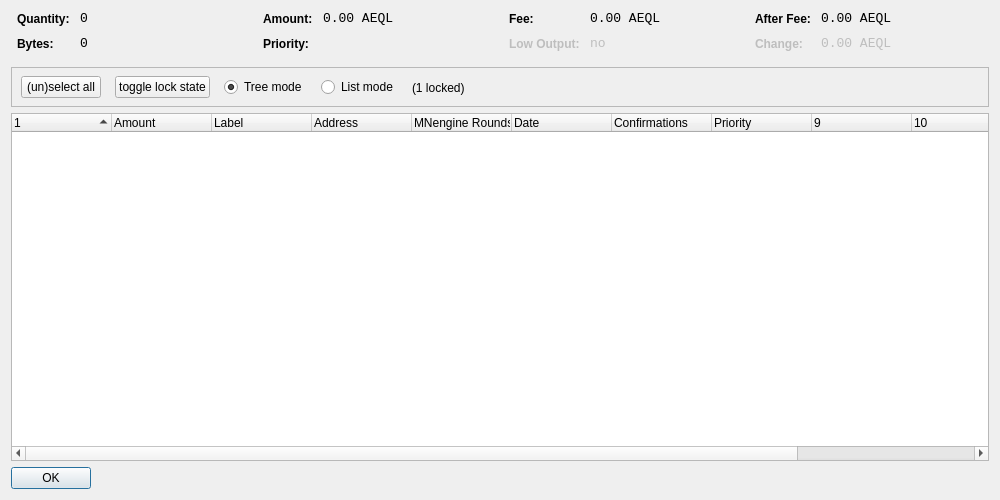
<?xml version="1.0" encoding="UTF-8"?>
<ui version="4.0">
 <class>CoinControlDialog</class>
 <widget class="QDialog" name="CoinControlDialog">
  <property name="geometry">
   <rect>
    <x>0</x>
    <y>0</y>
    <width>1000</width>
    <height>500</height>
   </rect>
  </property>
  <property name="windowTitle">
   <string>Coin Control</string>
  </property>
  <property name="styleSheet">
   <string notr="true"/>
  </property>
  <layout class="QVBoxLayout" name="verticalLayout">
   <item>
    <layout class="QHBoxLayout" name="horizontalLayoutTop" stretch="0,0,0,0">
     <property name="topMargin">
      <number>0</number>
     </property>
     <property name="bottomMargin">
      <number>10</number>
     </property>
     <item>
      <layout class="QFormLayout" name="formLayoutCoinControl1">
       <property name="horizontalSpacing">
        <number>10</number>
       </property>
       <property name="verticalSpacing">
        <number>10</number>
       </property>
       <property name="leftMargin">
        <number>6</number>
       </property>
       <property name="rightMargin">
        <number>6</number>
       </property>
       <item row="0" column="0">
        <widget class="QLabel" name="labelCoinControlQuantityText">
         <property name="styleSheet">
          <string notr="true">font-weight:bold;</string>
         </property>
         <property name="text">
          <string>Quantity:</string>
         </property>
        </widget>
       </item>
       <item row="0" column="1">
        <widget class="QLabel" name="labelCoinControlQuantity">
         <property name="font">
          <font>
           <family>Monospace</family>
           <pointsize>10</pointsize>
          </font>
         </property>
         <property name="cursor">
          <cursorShape>IBeamCursor</cursorShape>
         </property>
         <property name="contextMenuPolicy">
          <enum>Qt::ActionsContextMenu</enum>
         </property>
         <property name="text">
          <string notr="true">0</string>
         </property>
         <property name="textInteractionFlags">
          <set>Qt::LinksAccessibleByMouse|Qt::TextSelectableByKeyboard|Qt::TextSelectableByMouse</set>
         </property>
        </widget>
       </item>
       <item row="1" column="0">
        <widget class="QLabel" name="labelCoinControlBytesText">
         <property name="styleSheet">
          <string notr="true">font-weight:bold;</string>
         </property>
         <property name="text">
          <string>Bytes:</string>
         </property>
        </widget>
       </item>
       <item row="1" column="1">
        <widget class="QLabel" name="labelCoinControlBytes">
         <property name="font">
          <font>
           <family>Monospace</family>
           <pointsize>10</pointsize>
          </font>
         </property>
         <property name="cursor">
          <cursorShape>IBeamCursor</cursorShape>
         </property>
         <property name="contextMenuPolicy">
          <enum>Qt::ActionsContextMenu</enum>
         </property>
         <property name="text">
          <string notr="true">0</string>
         </property>
         <property name="textInteractionFlags">
          <set>Qt::LinksAccessibleByMouse|Qt::TextSelectableByKeyboard|Qt::TextSelectableByMouse</set>
         </property>
        </widget>
       </item>
      </layout>
     </item>
     <item>
      <layout class="QFormLayout" name="formLayoutCoinControl2">
       <property name="horizontalSpacing">
        <number>10</number>
       </property>
       <property name="verticalSpacing">
        <number>10</number>
       </property>
       <property name="leftMargin">
        <number>6</number>
       </property>
       <property name="rightMargin">
        <number>6</number>
       </property>
       <item row="0" column="0">
        <widget class="QLabel" name="labelCoinControlAmountText">
         <property name="styleSheet">
          <string notr="true">font-weight:bold;</string>
         </property>
         <property name="text">
          <string>Amount:</string>
         </property>
        </widget>
       </item>
       <item row="0" column="1">
        <widget class="QLabel" name="labelCoinControlAmount">
         <property name="font">
          <font>
           <family>Monospace</family>
           <pointsize>10</pointsize>
          </font>
         </property>
         <property name="cursor">
          <cursorShape>IBeamCursor</cursorShape>
         </property>
         <property name="contextMenuPolicy">
          <enum>Qt::ActionsContextMenu</enum>
         </property>
         <property name="text">
          <string notr="true">0.00 AEQL</string>
         </property>
         <property name="textInteractionFlags">
          <set>Qt::LinksAccessibleByMouse|Qt::TextSelectableByKeyboard|Qt::TextSelectableByMouse</set>
         </property>
        </widget>
       </item>
       <item row="1" column="0">
        <widget class="QLabel" name="labelCoinControlPriorityText">
         <property name="styleSheet">
          <string notr="true">font-weight:bold;</string>
         </property>
         <property name="text">
          <string>Priority:</string>
         </property>
        </widget>
       </item>
       <item row="1" column="1">
        <widget class="QLabel" name="labelCoinControlPriority">
         <property name="font">
          <font>
           <family>Monospace</family>
           <pointsize>10</pointsize>
          </font>
         </property>
         <property name="cursor">
          <cursorShape>IBeamCursor</cursorShape>
         </property>
         <property name="contextMenuPolicy">
          <enum>Qt::ActionsContextMenu</enum>
         </property>
         <property name="text">
          <string/>
         </property>
         <property name="textInteractionFlags">
          <set>Qt::LinksAccessibleByMouse|Qt::TextSelectableByKeyboard|Qt::TextSelectableByMouse</set>
         </property>
        </widget>
       </item>
      </layout>
     </item>
     <item>
      <layout class="QFormLayout" name="formLayoutCoinControl3">
       <property name="horizontalSpacing">
        <number>10</number>
       </property>
       <property name="verticalSpacing">
        <number>10</number>
       </property>
       <property name="leftMargin">
        <number>6</number>
       </property>
       <property name="rightMargin">
        <number>6</number>
       </property>
       <item row="0" column="0">
        <widget class="QLabel" name="labelCoinControlFeeText">
         <property name="styleSheet">
          <string notr="true">font-weight:bold;</string>
         </property>
         <property name="text">
          <string>Fee:</string>
         </property>
        </widget>
       </item>
       <item row="0" column="1">
        <widget class="QLabel" name="labelCoinControlFee">
         <property name="font">
          <font>
           <family>Monospace</family>
           <pointsize>10</pointsize>
          </font>
         </property>
         <property name="cursor">
          <cursorShape>IBeamCursor</cursorShape>
         </property>
         <property name="contextMenuPolicy">
          <enum>Qt::ActionsContextMenu</enum>
         </property>
         <property name="text">
          <string notr="true">0.00 AEQL</string>
         </property>
         <property name="textInteractionFlags">
          <set>Qt::LinksAccessibleByMouse|Qt::TextSelectableByKeyboard|Qt::TextSelectableByMouse</set>
         </property>
        </widget>
       </item>
       <item row="1" column="0">
        <widget class="QLabel" name="labelCoinControlLowOutputText">
         <property name="enabled">
          <bool>false</bool>
         </property>
         <property name="styleSheet">
          <string notr="true">font-weight:bold;</string>
         </property>
         <property name="text">
          <string>Low Output:</string>
         </property>
        </widget>
       </item>
       <item row="1" column="1">
        <widget class="QLabel" name="labelCoinControlLowOutput">
         <property name="enabled">
          <bool>false</bool>
         </property>
         <property name="font">
          <font>
           <family>Monospace</family>
           <pointsize>10</pointsize>
          </font>
         </property>
         <property name="cursor">
          <cursorShape>IBeamCursor</cursorShape>
         </property>
         <property name="contextMenuPolicy">
          <enum>Qt::ActionsContextMenu</enum>
         </property>
         <property name="text">
          <string notr="true">no</string>
         </property>
         <property name="textInteractionFlags">
          <set>Qt::LinksAccessibleByMouse|Qt::TextSelectableByKeyboard|Qt::TextSelectableByMouse</set>
         </property>
        </widget>
       </item>
      </layout>
     </item>
     <item>
      <layout class="QFormLayout" name="formLayoutCoinControl4">
       <property name="horizontalSpacing">
        <number>10</number>
       </property>
       <property name="verticalSpacing">
        <number>10</number>
       </property>
       <property name="leftMargin">
        <number>6</number>
       </property>
       <property name="rightMargin">
        <number>6</number>
       </property>
       <item row="0" column="0">
        <widget class="QLabel" name="labelCoinControlAfterFeeText">
         <property name="styleSheet">
          <string notr="true">font-weight:bold;</string>
         </property>
         <property name="text">
          <string>After Fee:</string>
         </property>
        </widget>
       </item>
       <item row="0" column="1">
        <widget class="QLabel" name="labelCoinControlAfterFee">
         <property name="font">
          <font>
           <family>Monospace</family>
           <pointsize>10</pointsize>
          </font>
         </property>
         <property name="cursor">
          <cursorShape>IBeamCursor</cursorShape>
         </property>
         <property name="contextMenuPolicy">
          <enum>Qt::ActionsContextMenu</enum>
         </property>
         <property name="text">
          <string notr="true">0.00 AEQL</string>
         </property>
         <property name="textInteractionFlags">
          <set>Qt::LinksAccessibleByMouse|Qt::TextSelectableByKeyboard|Qt::TextSelectableByMouse</set>
         </property>
        </widget>
       </item>
       <item row="1" column="0">
        <widget class="QLabel" name="labelCoinControlChangeText">
         <property name="enabled">
          <bool>false</bool>
         </property>
         <property name="styleSheet">
          <string notr="true">font-weight:bold;</string>
         </property>
         <property name="text">
          <string>Change:</string>
         </property>
        </widget>
       </item>
       <item row="1" column="1">
        <widget class="QLabel" name="labelCoinControlChange">
         <property name="enabled">
          <bool>false</bool>
         </property>
         <property name="font">
          <font>
           <family>Monospace</family>
           <pointsize>10</pointsize>
          </font>
         </property>
         <property name="cursor">
          <cursorShape>IBeamCursor</cursorShape>
         </property>
         <property name="contextMenuPolicy">
          <enum>Qt::ActionsContextMenu</enum>
         </property>
         <property name="text">
          <string notr="true">0.00 AEQL</string>
         </property>
         <property name="textInteractionFlags">
          <set>Qt::LinksAccessibleByMouse|Qt::TextSelectableByKeyboard|Qt::TextSelectableByMouse</set>
         </property>
        </widget>
       </item>
      </layout>
     </item>
    </layout>
   </item>
   <item>
    <widget class="QFrame" name="frame">
     <property name="minimumSize">
      <size>
       <width>0</width>
       <height>40</height>
      </size>
     </property>
     <property name="frameShape">
      <enum>QFrame::StyledPanel</enum>
     </property>
     <property name="frameShadow">
      <enum>QFrame::Sunken</enum>
     </property>
     <widget class="QWidget" name="horizontalLayoutWidget">
      <property name="geometry">
       <rect>
        <x>10</x>
        <y>0</y>
        <width>781</width>
        <height>41</height>
       </rect>
      </property>
      <layout class="QHBoxLayout" name="horizontalLayoutPanel" stretch="0,0,0,0,0">
       <property name="spacing">
        <number>14</number>
       </property>
       <item>
        <widget class="QPushButton" name="pushButtonSelectAll">
         <property name="sizePolicy">
          <sizepolicy hsizetype="Maximum" vsizetype="Fixed">
           <horstretch>0</horstretch>
           <verstretch>0</verstretch>
          </sizepolicy>
         </property>
         <property name="text">
          <string>(un)select all</string>
         </property>
        </widget>
       </item>
        <item>
         <widget class="QPushButton" name="pushButtonToggleLock">
          <property name="sizePolicy">
           <sizepolicy hsizetype="Maximum" vsizetype="Fixed">
            <horstretch>0</horstretch>
            <verstretch>0</verstretch>
           </sizepolicy>
          </property>
          <property name="text">
           <string>toggle lock state</string>
          </property>
          <property name="autoDefault">
           <bool>false</bool>
          </property>
         </widget>
        </item>
       <item>
        <widget class="QRadioButton" name="radioTreeMode">
         <property name="sizePolicy">
          <sizepolicy hsizetype="Maximum" vsizetype="Fixed">
           <horstretch>0</horstretch>
           <verstretch>0</verstretch>
          </sizepolicy>
         </property>
         <property name="text">
          <string>Tree mode</string>
         </property>
         <property name="checked">
          <bool>true</bool>
         </property>
        </widget>
       </item>
       <item>
        <widget class="QRadioButton" name="radioListMode">
         <property name="sizePolicy">
          <sizepolicy hsizetype="Maximum" vsizetype="Fixed">
           <horstretch>0</horstretch>
           <verstretch>0</verstretch>
          </sizepolicy>
         </property>
         <property name="text">
          <string>List mode</string>
         </property>
        </widget>
       </item>
        <item>
         <widget class="QLabel" name="labelLocked">
          <property name="text">
           <string>(1 locked)</string>
          </property>
         </widget>
        </item>
       <item>
        <spacer name="horizontalSpacer">
         <property name="orientation">
          <enum>Qt::Horizontal</enum>
         </property>
         <property name="sizeHint" stdset="0">
          <size>
           <width>40</width>
           <height>20</height>
          </size>
         </property>
        </spacer>
       </item>
      </layout>
     </widget>
    </widget>
   </item>
   <item>
    <widget class="CoinControlTreeWidget" name="treeWidget">
     <property name="contextMenuPolicy">
      <enum>Qt::CustomContextMenu</enum>
     </property>
     <property name="sortingEnabled">
      <bool>false</bool>
     </property>
     <property name="columnCount">
      <number>12</number>
     </property>
     <attribute name="headerShowSortIndicator" stdset="0">
      <bool>true</bool>
     </attribute>
     <attribute name="headerStretchLastSection">
      <bool>false</bool>
     </attribute>
     <column>
      <property name="text">
       <string/>
      </property>
     </column>
     <column>
      <property name="text">
       <string>Amount</string>
      </property>
     </column>
     <column>
      <property name="text">
       <string>Label</string>
      </property>
     </column>
     <column>
      <property name="text">
       <string>Address</string>
      </property>
     </column>
     <column>
      <property name="text">
       <string>MNengine Rounds</string>
      </property>
     </column>
     <column>
      <property name="text">
       <string>Date</string>
      </property>
     </column>
     <column>
      <property name="text">
       <string>Confirmations</string>
      </property>
      <property name="toolTip">
       <string>Confirmed</string>
      </property>
     </column>
     <column>
      <property name="text">
       <string>Priority</string>
      </property>
     </column>
     <column>
      <property name="text">
       <string/>
      </property>
     </column>
     <column>
      <property name="text">
       <string/>
      </property>
     </column>
     <column>
      <property name="text">
       <string/>
      </property>
     </column>
     <column>
      <property name="text">
       <string/>
      </property>
     </column>
    </widget>
   </item>
   <item>
    <widget class="QDialogButtonBox" name="buttonBox">
     <property name="sizePolicy">
      <sizepolicy hsizetype="Maximum" vsizetype="Fixed">
       <horstretch>0</horstretch>
       <verstretch>0</verstretch>
      </sizepolicy>
     </property>
     <property name="orientation">
      <enum>Qt::Horizontal</enum>
     </property>
     <property name="standardButtons">
      <set>QDialogButtonBox::Ok</set>
     </property>
    </widget>
   </item>
  </layout>
 </widget>
 <customwidgets>
  <customwidget>
   <class>CoinControlTreeWidget</class>
   <extends>QTreeWidget</extends>
   <header>coincontroltreewidget.h</header>
  </customwidget>
 </customwidgets>
 <resources/>
 <connections/>
</ui>
